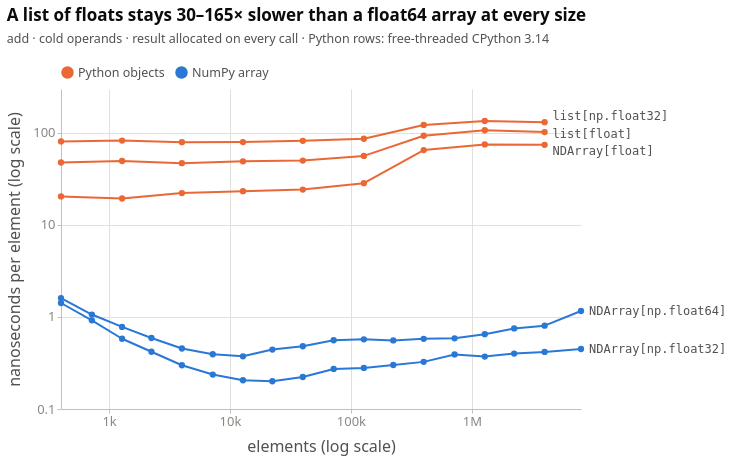

The notebook cell this image was saved under:
### Markdown cell above
Memory tells the same story. On the free-threaded Python these timings used, a list of floats costs **48 B per element**: 6× a `float64` array and 12× a `float32` array.

### Code cell
style.show(figures.boxed_vs_unboxed_by_size(d))

### Figure 1 — Vega-Lite specification as saved in the notebook (floating-point values rounded to 4 significant figures)
{"config": {"background": "transparent", "font": "Cochineal, system-ui, -apple-system, \"Segoe UI\", sans-serif", "padding": {"left": 6, "right": 18, "top": 6, "bottom": 6}, "view": {"stroke": null, "continuousWidth": 620, "continuousHeight": 300, "clip": false}, "axis": {"labelFont": "Cochineal, system-ui, -apple-system, \"Segoe UI\", sans-serif", "titleFont": "Cochineal, system-ui, -apple-system, \"Segoe UI\", sans-serif", "labelColor": "#898781", "titleColor": "#52514e", "labelFontSize": 12.5, "titleFontSize": 12.5, "titleFontWeight": 500, "titlePadding": 10, "domainColor": "#c3c2b7", "domainWidth": 1, "tickColor": "#c3c2b7", "tickSize": 4, "gridColor": "#e1e0d9", "gridWidth": 1, "gridDash": []}, "legend": {"labelFont": "Cochineal, system-ui, -apple-system, \"Segoe UI\", sans-serif", "titleFont": "Cochineal, system-ui, -apple-system, \"Segoe UI\", sans-serif", "labelColor": "#52514e", "titleColor": "#52514e", "labelFontSize": 12.5, "titleFontSize": 12.5, "titleFontWeight": 500, "symbolType": "circle", "symbolSize": 110, "orient": "top", "direction": "horizontal", "offset": 10, "titlePadding": 10, "labelLimit": 360}, "title": {"font": "Cochineal, system-ui, -apple-system, \"Segoe UI\", sans-serif", "color": "#0b0b0b", "fontSize": 17, "fontWeight": 600, "subtitleFont": "Cochineal, system-ui, -apple-system, \"Segoe UI\", sans-serif", "subtitleColor": "#52514e", "subtitleFontSize": 12.5, "subtitlePadding": 8, "anchor": "start", "offset": 16, "dy": -4}, "header": {"labelFont": "Cochineal, system-ui, -apple-system, \"Segoe UI\", sans-serif", "titleFont": "Cochineal, system-ui, -apple-system, \"Segoe UI\", sans-serif", "labelColor": "#52514e", "titleColor": "#52514e", "labelFontSize": 13, "labelFontWeight": 600, "titleFontSize": 12.5}, "range": {"category": ["#2a78d6", "#eb6834", "#1baf7a"], "heatmap": ["#cde2fb", "#9ec5f4", "#6da7ec", "#3987e5", "#256abf", "#184f95", "#0d366b"], "ramp": ["#cde2fb", "#9ec5f4", "#6da7ec", "#3987e5", "#256abf", "#184f95", "#0d366b"]}, "bar": {"cornerRadiusEnd": 4, "discreteBandSize": 16}, "point": {"size": 100, "filled": true, "stroke": "transparent", "strokeWidth": 2, "opacity": 1}, "line": {"strokeWidth": 2, "strokeCap": "round", "strokeJoin": "round"}, "rule": {"strokeWidth": 1}, "text": {"font": "Cochineal, system-ui, -apple-system, \"Segoe UI\", sans-serif", "fontSize": 12, "color": "#52514e"}}, "layer": [{"data": {"name": "data-fbc0b42228533067b6fe9b2813f5446c"}, "mark": {"type": "line", "point": {"size": 40}}, "encoding": {"color": {"field": "kind", "legend": {"title": null}, "scale": {"domain": ["Python objects", "NumPy array"], "range": ["#eb6834", "#2a78d6"]}, "sort": ["Python objects", "NumPy array"], "type": "nominal"}, "detail": {"field": "representation", "type": "nominal"}, "tooltip": [{"field": "representation", "type": "nominal"}, {"field": "n_elem", "format": ",", "title": "elements", "type": "quantitative"}, {"field": "ns_elem", "format": ".3f", "title": "ns / element", "type": "quantitative"}], "x": {"axis": {"format": "~s", "labelFontSize": 13, "titleFontSize": 16, "values": [1000, 10000, 100000, 1000000]}, "field": "n_elem", "scale": {"nice": false, "type": "log"}, "title": "elements (log scale)", "type": "quantitative"}, "y": {"axis": {"format": "~g", "labelFontSize": 13, "titleFontSize": 16, "values": [0.1, 1, 10, 100]}, "field": "ns_elem", "scale": {"domain": [0.1, 300], "nice": false, "type": "log"}, "title": "nanoseconds per element (log scale)", "type": "quantitative"}}}, {"layer": [{"data": {"name": "data-50a2ae580e7c93b6a957bd5a6449b5da"}, "mark": {"type": "text", "align": "left", "dx": 8, "dy": -6, "font": "monospace", "fontSize": 12}, "encoding": {"text": {"field": "representation", "type": "nominal"}, "x": {"axis": {"format": "~s", "labelFontSize": 13, "titleFontSize": 16, "values": [1000, 10000, 100000, 1000000]}, "field": "n_elem", "scale": {"nice": false, "type": "log"}, "title": "elements (log scale)", "type": "quantitative"}, "y": {"axis": {"format": "~g", "labelFontSize": 13, "titleFontSize": 16, "values": [0.1, 1, 10, 100]}, "field": "ns_elem", "scale": {"domain": [0.1, 300], "nice": false, "type": "log"}, "title": "nanoseconds per element (log scale)", "type": "quantitative"}}}, {"data": {"name": "data-a425623fb2f08d75c351aba7b71a9a05"}, "mark": {"type": "text", "align": "left", "dx": 8, "dy": 2, "font": "monospace", "fontSize": 12}, "encoding": {"text": {"field": "representation", "type": "nominal"}, "x": {"axis": {"format": "~s", "labelFontSize": 13, "titleFontSize": 16, "values": [1000, 10000, 100000, 1000000]}, "field": "n_elem", "scale": {"nice": false, "type": "log"}, "title": "elements (log scale)", "type": "quantitative"}, "y": {"axis": {"format": "~g", "labelFontSize": 13, "titleFontSize": 16, "values": [0.1, 1, 10, 100]}, "field": "ns_elem", "scale": {"domain": [0.1, 300], "nice": false, "type": "log"}, "title": "nanoseconds per element (log scale)", "type": "quantitative"}}}, {"data": {"name": "data-5601dce9cdae23710a44b58c26a00b57"}, "mark": {"type": "text", "align": "left", "dx": 8, "dy": 6, "font": "monospace", "fontSize": 12}, "encoding": {"text": {"field": "representation", "type": "nominal"}, "x": {"axis": {"format": "~s", "labelFontSize": 13, "titleFontSize": 16, "values": [1000, 10000, 100000, 1000000]}, "field": "n_elem", "scale": {"nice": false, "type": "log"}, "title": "elements (log scale)", "type": "quantitative"}, "y": {"axis": {"format": "~g", "labelFontSize": 13, "titleFontSize": 16, "values": [0.1, 1, 10, 100]}, "field": "ns_elem", "scale": {"domain": [0.1, 300], "nice": false, "type": "log"}, "title": "nanoseconds per element (log scale)", "type": "quantitative"}}}, {"data": {"name": "data-b0d108990bba1255642547ce436f324f"}, "mark": {"type": "text", "align": "left", "dx": 8, "dy": 0, "font": "monospace", "fontSize": 12}, "encoding": {"text": {"field": "representation", "type": "nominal"}, "x": {"axis": {"format": "~s", "labelFontSize": 13, "titleFontSize": 16, "values": [1000, 10000, 100000, 1000000]}, "field": "n_elem", "scale": {"nice": false, "type": "log"}, "title": "elements (log scale)", "type": "quantitative"}, "y": {"axis": {"format": "~g", "labelFontSize": 13, "titleFontSize": 16, "values": [0.1, 1, 10, 100]}, "field": "ns_elem", "scale": {"domain": [0.1, 300], "nice": false, "type": "log"}, "title": "nanoseconds per element (log scale)", "type": "quantitative"}}}, {"data": {"name": "data-aa0ce5f261c10fe3f6790bbcf08756c2"}, "mark": {"type": "text", "align": "left", "dx": 8, "dy": 0, "font": "monospace", "fontSize": 12}, "encoding": {"text": {"field": "representation", "type": "nominal"}, "x": {"axis": {"format": "~s", "labelFontSize": 13, "titleFontSize": 16, "values": [1000, 10000, 100000, 1000000]}, "field": "n_elem", "scale": {"nice": false, "type": "log"}, "title": "elements (log scale)", "type": "quantitative"}, "y": {"axis": {"format": "~g", "labelFontSize": 13, "titleFontSize": 16, "values": [0.1, 1, 10, 100]}, "field": "ns_elem", "scale": {"domain": [0.1, 300], "nice": false, "type": "log"}, "title": "nanoseconds per element (log scale)", "type": "quantitative"}}}]}], "height": 320, "title": {"text": "A list of floats stays 30–165× slower than a float64 array at every size", "subtitle": "add · cold operands · result allocated on every call · Python rows: free-threaded CPython 3.14"}, "width": 520, "$schema": "https://vega.github.io/schema/vega-lite/v6.4.1.json", "datasets": {"data-fbc0b42228533067b6fe9b2813f5446c": [{"representation": "NDArray[float]", "kind": "Python objects", "n_elem": 400, "ns_elem": 20.42}, {"representation": "NDArray[float]", "kind": "Python objects", "n_elem": 1280, "ns_elem": 19.38}, {"representation": "NDArray[float]", "kind": "Python objects", "n_elem": 4000, "ns_elem": 22.21}, {"representation": "NDArray[float]", "kind": "Python objects", "n_elem": 12800, "ns_elem": 23.3}, {"representation": "NDArray[float]", "kind": "Python objects", "n_elem": 40000, "ns_elem": 24.21}, {"representation": "NDArray[float]", "kind": "Python objects", "n_elem": 128000, "ns_elem": 28.46}, {"representation": "NDArray[float]", "kind": "Python objects", "n_elem": 400000, "ns_elem": 65.12}, {"representation": "NDArray[float]", "kind": "Python objects", "n_elem": 1280000, "ns_elem": 75.02}, {"representation": "NDArray[float]", "kind": "Python objects", "n_elem": 4000000, "ns_elem": 74.24}, {"representation": "NDArray[np.float32]", "kind": "NumPy array", "n_elem": 400, "ns_elem": 1.418}, {"representation": "NDArray[np.float32]", "kind": "NumPy array", "n_elem": 720, "ns_elem": 0.9188}, {"representation": "NDArray[np.float32]", "kind": "NumPy array", "n_elem": 1280, "ns_elem": 0.5799}, {"representation": "NDArray[np.float32]", "kind": "NumPy array", "n_elem": 2240, "ns_elem": 0.4188}, {"representation": "NDArray[np.float32]", "kind": "NumPy array", "n_elem": 4000, "ns_elem": 0.2988}, {"representation": "NDArray[np.float32]", "kind": "NumPy array", "n_elem": 7200, "ns_elem": 0.2367}, {"representation": "NDArray[np.float32]", "kind": "NumPy array", "n_elem": 12800, "ns_elem": 0.2053}, {"representation": "NDArray[np.float32]", "kind": "NumPy array", "n_elem": 22400, "ns_elem": 0.2001}, {"representation": "NDArray[np.float32]", "kind": "NumPy array", "n_elem": 40000, "ns_elem": 0.2227}, {"representation": "NDArray[np.float32]", "kind": "NumPy array", "n_elem": 72000, "ns_elem": 0.2726}, {"representation": "NDArray[np.float32]", "kind": "NumPy array", "n_elem": 128000, "ns_elem": 0.2798}, {"representation": "NDArray[np.float32]", "kind": "NumPy array", "n_elem": 224000, "ns_elem": 0.3006}, {"representation": "NDArray[np.float32]", "kind": "NumPy array", "n_elem": 400000, "ns_elem": 0.3252}, {"representation": "NDArray[np.float32]", "kind": "NumPy array", "n_elem": 720000, "ns_elem": 0.3916}, {"representation": "NDArray[np.float32]", "kind": "NumPy array", "n_elem": 1280000, "ns_elem": 0.3714}, {"representation": "NDArray[np.float32]", "kind": "NumPy array", "n_elem": 2240000, "ns_elem": 0.3997}, {"representation": "NDArray[np.float32]", "kind": "NumPy array", "n_elem": 4000000, "ns_elem": 0.4169}, {"representation": "NDArray[np.float32]", "kind": "NumPy array", "n_elem": 8000000, "ns_elem": 0.4484}, {"representation": "NDArray[np.float64]", "kind": "NumPy array", "n_elem": 400, "ns_elem": 1.603}, {"representation": "NDArray[np.float64]", "kind": "NumPy array", "n_elem": 720, "ns_elem": 1.062}, {"representation": "NDArray[np.float64]", "kind": "NumPy array", "n_elem": 1280, "ns_elem": 0.7801}, {"representation": "NDArray[np.float64]", "kind": "NumPy array", "n_elem": 2240, "ns_elem": 0.5913}, {"representation": "NDArray[np.float64]", "kind": "NumPy array", "n_elem": 4000, "ns_elem": 0.4542}, {"representation": "NDArray[np.float64]", "kind": "NumPy array", "n_elem": 7200, "ns_elem": 0.3932}, {"representation": "NDArray[np.float64]", "kind": "NumPy array", "n_elem": 12800, "ns_elem": 0.3734}, {"representation": "NDArray[np.float64]", "kind": "NumPy array", "n_elem": 22400, "ns_elem": 0.4421}, {"representation": "NDArray[np.float64]", "kind": "NumPy array", "n_elem": 40000, "ns_elem": 0.4804}, {"representation": "NDArray[np.float64]", "kind": "NumPy array", "n_elem": 72000, "ns_elem": 0.5585}, {"representation": "NDArray[np.float64]", "kind": "NumPy array", "n_elem": 128000, "ns_elem": 0.5713}, {"representation": "NDArray[np.float64]", "kind": "NumPy array", "n_elem": 224000, "ns_elem": 0.5564}, {"representation": "NDArray[np.float64]", "kind": "NumPy array", "n_elem": 400000, "ns_elem": 0.5784}, {"representation": "NDArray[np.float64]", "kind": "NumPy array", "n_elem": 720000, "ns_elem": 0.5865}, {"representation": "NDArray[np.float64]", "kind": "NumPy array", "n_elem": 1280000, "ns_elem": 0.6497}, {"representation": "NDArray[np.float64]", "kind": "NumPy array", "n_elem": 2240000, "ns_elem": 0.7504}, {"representation": "NDArray[np.float64]", "kind": "NumPy array", "n_elem": 4000000, "ns_elem": 0.8048}, {"representation": "NDArray[np.float64]", "kind": "NumPy array", "n_elem": 8000000, "ns_elem": 1.161}, {"representation": "list[float]", "kind": "Python objects", "n_elem": 400, "ns_elem": 47.73}, {"representation": "list[float]", "kind": "Python objects", "n_elem": 1280, "ns_elem": 49.54}, {"representation": "list[float]", "kind": "Python objects", "n_elem": 4000, "ns_elem": 46.93}, {"representation": "list[float]", "kind": "Python objects", "n_elem": 12800, "ns_elem": 49.09}, {"representation": "list[float]", "kind": "Python objects", "n_elem": 40000, "ns_elem": 50.02}, {"representation": "list[float]", "kind": "Python objects", "n_elem": 128000, "ns_elem": 56.27}, {"representation": "list[float]", "kind": "Python objects", "n_elem": 400000, "ns_elem": 93.2}, {"representation": "list[float]", "kind": "Python objects", "n_elem": 1280000, "ns_elem": 106.9}, {"representation": "list[float]", "kind": "Python objects", "n_elem": 4000000, "ns_elem": 102.1}, {"representation": "list[np.float32]", "kind": "Python objects", "n_elem": 400, "ns_elem": 80.78}, {"representation": "list[np.float32]", "kind": "Python objects", "n_elem": 1280, "ns_elem": 82.49}, {"representation": "list[np.float32]", "kind": "Python objects", "n_elem": 4000, "ns_elem": 79.24}, {"representation": "list[np.float32]", "kind": "Python objects", "n_elem": 12800, "ns_elem": 79.48}, {"representation": "list[np.float32]", "kind": "Python objects", "n_elem": 40000, "ns_elem": 82.04}, {"representation": "list[np.float32]", "kind": "Python objects", "n_elem": 128000, "ns_elem": 86.4}, {"representation": "list[np.float32]", "kind": "Python objects", "n_elem": 400000, "ns_elem": 122.0}, {"representation": "list[np.float32]", "kind": "Python objects", "n_elem": 1280000, "ns_elem": 134.7}, {"representation": "list[np.float32]", "kind": "Python objects", "n_elem": 4000000, "ns_elem": 131.0}], "data-50a2ae580e7c93b6a957bd5a6449b5da": [{"by": "list[np.float32]", "representation": "list[np.float32]", "kind": "Python objects", "n_elem": 4000000, "ns_elem": 131.0}], "data-a425623fb2f08d75c351aba7b71a9a05": [{"by": "list[float]", "representation": "list[float]", "kind": "Python objects", "n_elem": 4000000, "ns_elem": 102.1}], "data-5601dce9cdae23710a44b58c26a00b57": [{"by": "NDArray[float]", "representation": "NDArray[float]", "kind": "Python objects", "n_elem": 4000000, "ns_elem": 74.24}], "data-b0d108990bba1255642547ce436f324f": [{"by": "NDArray[np.float64]", "representation": "NDArray[np.float64]", "kind": "NumPy array", "n_elem": 8000000, "ns_elem": 1.161}], "data-aa0ce5f261c10fe3f6790bbcf08756c2": [{"by": "NDArray[np.float32]", "representation": "NDArray[np.float32]", "kind": "NumPy array", "n_elem": 8000000, "ns_elem": 0.4484}]}}
